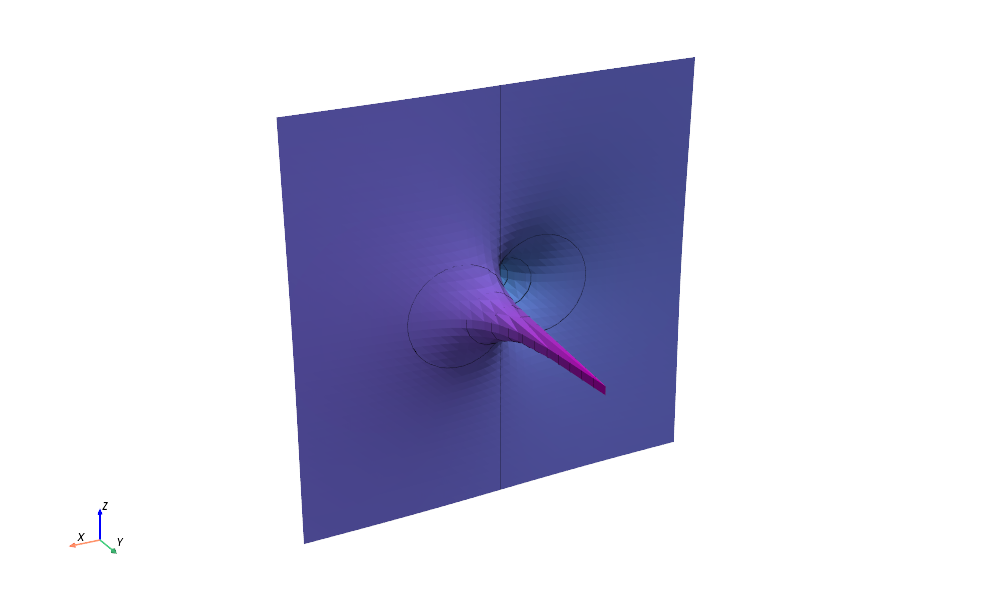

Python code for this plot:
import numpy as np
import pyvista as pv

# --- Konstanten ---
I = 1
mu_0 = 4 * np.pi * 1e-7

# --- Gitter ---
x = np.linspace(-1, 1, 50)
y = np.linspace(-1, 1, 50)
X, Y = np.meshgrid(x, y)
R = np.sqrt(X**2 + Y**2)
R[R == 0] = 1e-10  # Singularität vermeiden

# --- Magnetfeld-Komponente B_y ---
By = mu_0 * I / (2 * np.pi * R) * X / R  # By(x, y)
By_scaled = By * 2e5  # Für bessere Sichtbarkeit

# --- StructuredGrid mit "erhobener" Fläche in y-Richtung ---
grid = pv.StructuredGrid()
grid.points = np.c_[X.ravel(), By_scaled.ravel(), Y.ravel()]  # ACHTUNG: By als y-Koordinate
grid.dimensions = X.shape[0], X.shape[1], 1
grid["By"] = By_scaled.ravel()  # Skalarfeld bleibt für Farbe

# --- Isolinien auf der Fläche berechnen ---
n_contours = 25
contours = grid.contour(isosurfaces=n_contours, scalars="By")

# --- Plotter ---
plotter = pv.Plotter(window_size=(1000, 600))
plotter.set_background("white")
plotter.renderer.SetBackgroundAlpha(0)

# --- Fläche mit Farbverlauf in y-Richtung ---
plotter.add_mesh(grid, scalars="By", cmap="cool", show_scalar_bar=False, opacity=1.0)

# --- Isolinien ---
plotter.add_mesh(contours, color="black", line_width=1)

# --- Ansicht ---
plotter.show_axes()
plotter.view_vector([1, 2, 1], viewup=[0, 0, 1])  # leicht schräge Ansicht
plotter.camera.zoom(1.3)

# --- Screenshot ---
plotter.show(auto_close=False, interactive=False)
plotter.screenshot("B_y_surf.png", transparent_background=True)
plotter.close()
